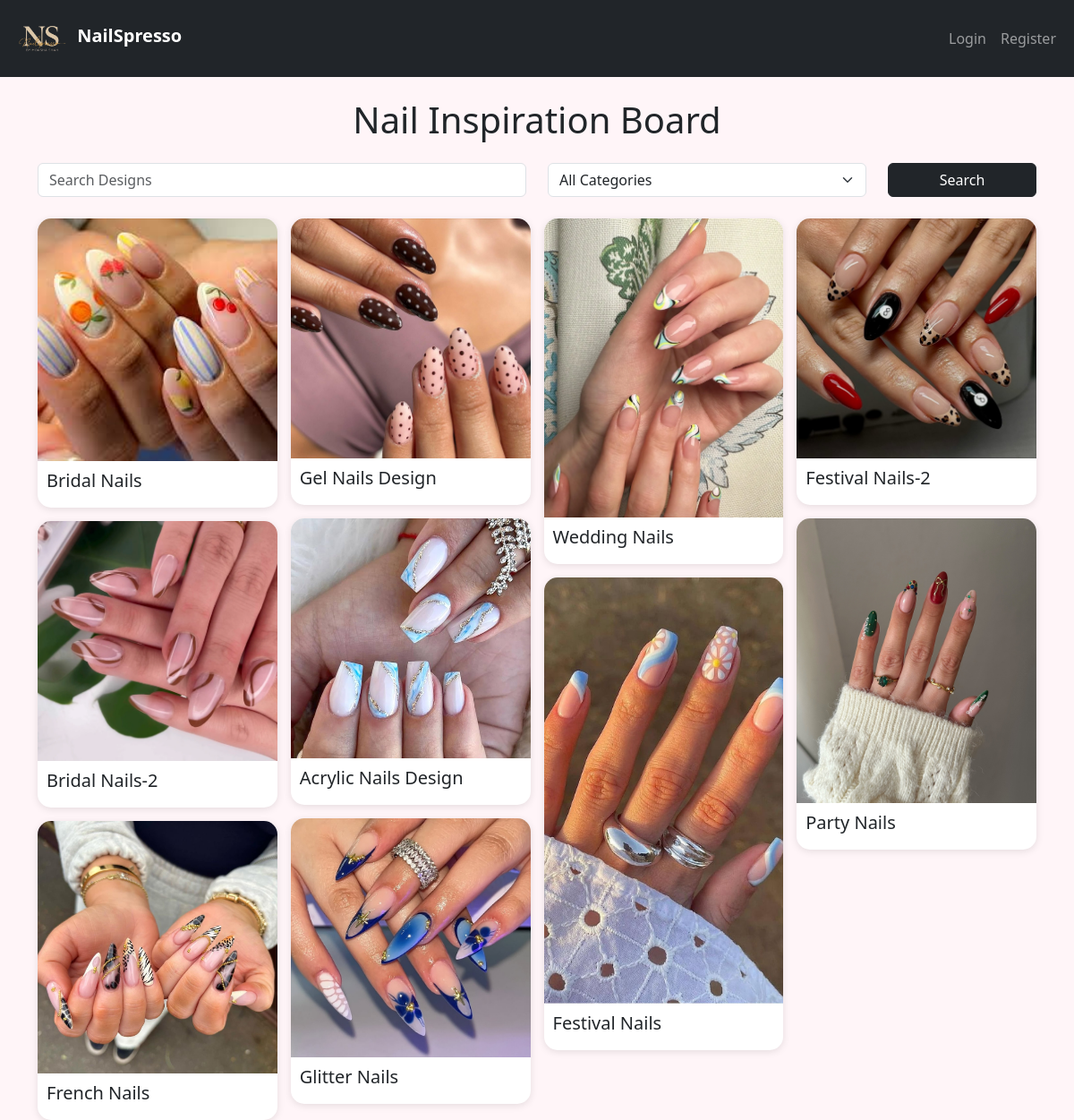
Page /gallery/ on the committed database.
### gallery/models.py (models this page shows, shortened)
class NailDesign(models.Model):
    category = models.ForeignKey(
        Category,
        on_delete=models.CASCADE,
        related_name='designs',
        null=True,
        blank=True,
    )
    title = models.CharField(max_length=200)
    image = models.ImageField(
        upload_to='designs/',
        null=True,
        blank=True
    )
    description = models.TextField(
        null=True,
        blank=True
    )
    created_at = models.DateTimeField(
        auto_now_add=True
    )

### gallery/views.py (the view)
# urls.py: path('', views.gallery_list, name='gallery'),
def gallery_list(request):
    query = request.GET.get('q')
    category = request.GET.get('category')
    designs = NailDesign.objects.all()
    categories = Category.objects.all()
    if query:
        designs = designs.filter(
            title__icontains=query
        )
    if category:
        designs = designs.filter(
            category__id=category
        )
    context = {
        'designs': designs,
        'categories': categories,
        'query': query,
        'selected_category': category
    }
    return render(
        request,
        'gallery/gallery_list.html',
        context
    )

### templates/gallery/gallery_list.html (shortened to what this page needs)
{% extends 'base.html' %}
{% block content %}
<div class="text-center mb-4">
    <h1>
        Nail Inspiration Board
    </h1>
</div>
<form method="GET">
<div class="row mb-4">
<div class="col-md-6">
<input type="text"
       name="q"
       class="form-control"
       placeholder="Search Designs">
</div>
<div class="col-md-4">
<select name="category"
        class="form-select">
<option value="">
All Categories
</option>
</select>
</div>
<div class="col-md-2">
<button class="btn btn-dark w-100">
Search
</button>
</div>
</div>
</form>
<div class="masonry">
{% for design in designs %}
<div class="pin-card">
<a href="{% url 'design_detail' design.id %}">
<img src="{{ design.image.url }}">
</a>
<h5>
{{ design.title }}
</h5>
</div>
{% endfor %}
</div>
{% endblock %}

### templates/base.html (shortened to what this page needs)
<!DOCTYPE html>
{% load static %}
<html>
<head>
    <link href="https://cdn.jsdelivr.net/npm/bootstrap@5.3.3/dist/css/bootstrap.min.css"
          rel="stylesheet">
    <link rel="stylesheet"
          href="{% static 'css/style.css' %}">
</head>
<body>
<nav class="navbar navbar-expand-lg navbar-dark bg-dark" style="background:#ff5ca8;">
    <div class="container-fluid">
        <div class="navbar-left">
            <img style="width:70px; height:70px;" src="/media/logo.png" alt="Logo">
            <a class="navbar-brand"
               href="#">NailSpresso
            </a>
        </div>
        <div class="collapse navbar-collapse"
             id="navbar">
            <ul class="navbar-nav ms-auto">
            {% if user.is_authenticated %}
                <li class="nav-item">
                    <a class="nav-link"
                       href="/">
                        Dashboard
                    </a>
                </li>
                <li class="nav-item">
                    <a class="nav-link" href="{% url 'purchase_list' %}">
                        Purchases
                    </a>
                </li>
                <li class="nav-item">
                    <a class="nav-link"
                       href="{% url 'sale_list' %}">
                        Sales
                    </a>
                </li>
                <li class="nav-item">
                    <a class="nav-link"
                       href="{% url 'supplier_list' %}">
                       Suppliers
                    </a>
                </li>
                <li class="nav-item">
                    <a class="nav-link"
                       href="{% url 'gallery' %}">
                        Gallery
                    </a>
                </li>
                <li class="nav-item">
                    <a class="nav-link"
                       href="{% url 'product_list' %}">
                        Products
                    </a>
                </li>
                <li class="nav-item">
                    <a class="nav-link"
                       href="{% url 'saved_designs' %}">
                       Saved Designs
                    </a>
                </li>
                <li class="nav-item">
                    <a class="nav-link"
                       href="{% url 'appointment_list' %}">
                       Appointments
                    </a>
                </li>
                <li class="nav-item">
                    <a class="nav-link"
                       href="{% url 'expense_list' %}">
                        Expenses
                    </a>
                </li>
                <li class="nav-item">
                    <a class="nav-link" href="{% url 'accounting_summary' %}">
                        Accounting
                    </a>
                </li>
                <li class="nav-item">
                    <a class="nav-link" href="{% url 'inventory_list' %}">
                        Inventory
                    </a>
                </li>
                <li class="nav-item">
                    <a class="nav-link"
                    href="{% url 'profile' %}">
                        {{ user.username }}
                    </a>
                </li>
                <li class="nav-item">
                    <a class="nav-link"
                       href="{% url 'logout' %}">
                       Logout
                    </a>
                </li>
                {% else %}
                <li class="nav-item">
                    <a class="nav-link"
                       href="{% url 'login' %}">
                       Login
                    </a>
                </li>
                <li class="nav-item">
                    <a class="nav-link"
                       href="{% url 'register' %}">
                       Register
                    </a>
                </li>
                {% endif %}
            </ul>
        </div>
    </div>
</nav>
<div class="container mt-4">
    {% block content %}
    {% endblock %}
</div>
</body>
</html>

### static/css/style.css (style rules this page uses)
body { background:#fff5f8; }
.navbar-brand { font-weight:bold; }
.masonry { column-count: 4; column-gap: 15px; }
.pin-card { break-inside: avoid; margin-bottom: 15px; background: white; border-radius: 15px; overflow: hidden; box-shadow: 0px 2px 8px rgba( 0,0,0,0.1 ); }
.pin-card img { width: 100%; display: block; }
.pin-card h5 { padding: 10px; }

### rows in the picture
NailDesign: image (picture), title "Bridal Nails"
NailDesign: image (picture), title "Bridal Nails-2"
NailDesign: image (picture), title "French Nails"
NailDesign: image (picture), title "Gel Nails Design"
NailDesign: image (picture), title "Acrylic Nails Design"
NailDesign: image (picture), title "Glitter Nails"
NailDesign: image (picture), title "Wedding Nails"
NailDesign: image (picture), title "Festival Nails"
NailDesign: image (picture), title "Festival Nails-2"
NailDesign: image (picture), title "Party Nails"
